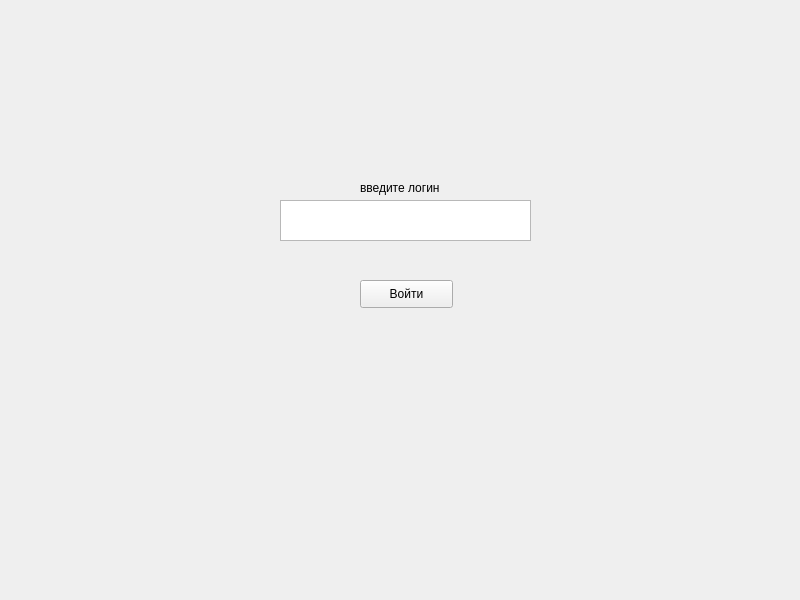
<?xml version="1.0" encoding="UTF-8"?>
<ui version="4.0">
 <class>Registration</class>
 <widget class="QMainWindow" name="Registration">
  <property name="geometry">
   <rect>
    <x>0</x>
    <y>0</y>
    <width>800</width>
    <height>600</height>
   </rect>
  </property>
  <property name="windowTitle">
   <string>Registration</string>
  </property>
  <widget class="QWidget" name="centralwidget">
   <widget class="QTextEdit" name="textEdit">
    <property name="geometry">
     <rect>
      <x>280</x>
      <y>200</y>
      <width>251</width>
      <height>41</height>
     </rect>
    </property>
    <property name="html">
     <string>&lt;!DOCTYPE HTML PUBLIC &quot;-//W3C//DTD HTML 4.0//EN&quot; &quot;http://www.w3.org/TR/REC-html40/strict.dtd&quot;&gt;
&lt;html&gt;&lt;head&gt;&lt;meta name=&quot;qrichtext&quot; content=&quot;1&quot; /&gt;&lt;style type=&quot;text/css&quot;&gt;
p, li { white-space: pre-wrap; }
&lt;/style&gt;&lt;/head&gt;&lt;body style=&quot; font-family:'MS Shell Dlg 2'; font-size:7.8pt; font-weight:400; font-style:normal;&quot;&gt;
&lt;p style=&quot;-qt-paragraph-type:empty; margin-top:12px; margin-bottom:12px; margin-left:0px; margin-right:0px; -qt-block-indent:0; text-indent:0px;&quot;&gt;&lt;br /&gt;&lt;/p&gt;&lt;/body&gt;&lt;/html&gt;</string>
    </property>
   </widget>
   <widget class="QLabel" name="label">
    <property name="geometry">
     <rect>
      <x>360</x>
      <y>180</y>
      <width>91</width>
      <height>16</height>
     </rect>
    </property>
    <property name="text">
     <string>введите логин</string>
    </property>
   </widget>
   <widget class="QPushButton" name="pushButton">
    <property name="geometry">
     <rect>
      <x>360</x>
      <y>280</y>
      <width>93</width>
      <height>28</height>
     </rect>
    </property>
    <property name="text">
     <string>Войти</string>
    </property>
   </widget>
  </widget>
 </widget>
 <resources/>
 <connections/>
</ui>
